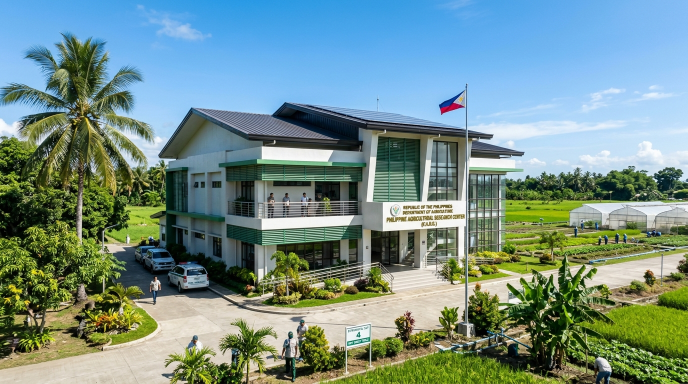
#> input picture images/amad_building.jpg, 1376 x 768 px (shown at 1/2 size)
$ python generate_qares_mbtiles.py --input ../images/amad_building.jpg
#> lines starting #> are read from the running program, lines starting #| are printed output that depends on the picture; long printed decimals are rounded
"""
DA-QARES Drone Orthomosaic MBTiles Generator
Converts raw GeoTIFF (QARES.tif) into a high-performance multi-scale MBTiles tile pyramid.
"""

import os
import sys
import math
import io
import time
import sqlite3
import argparse
from PIL import Image

Image.MAX_IMAGE_PIXELS = None

def deg2num(lat_deg, lon_deg, zoom):
    lat_rad = math.radians(lat_deg)
    n = 2.0 ** zoom
    xtile = int((lon_deg + 180.0) / 360.0 * n)
    ytile = int((1.0 - math.asinh(math.tan(lat_rad)) / math.pi) / 2.0 * n)
    return xtile, ytile

def num2deg_bounds(xtile, ytile, zoom):
    n = 2.0 ** zoom
    lon_w = xtile / n * 360.0 - 180.0
    lon_e = (xtile + 1) / n * 360.0 - 180.0
    lat_n = math.degrees(math.atan(math.sinh(math.pi * (1.0 - 2.0 * ytile / n))))
    lat_s = math.degrees(math.atan(math.sinh(math.pi * (1.0 - 2.0 * (ytile + 1) / n))))
    return lon_w, lat_s, lon_e, lat_n

def main():
    parser = argparse.ArgumentParser(description="Generate QARES MBTiles from QARES.tif")
    parser.add_argument("--input", default=r"C:\Users\LGU-SanPedro\Downloads\QARES.tif", help="Path to input GeoTIFF")
    parser.add_argument("--output", default=r"QARES v1.mbtiles", help="Output .mbtiles file path")
    parser.add_argument("--min-zoom", type=int, default=14, help="Minimum zoom level")
    parser.add_argument("--max-zoom", type=int, default=21, help="Maximum zoom level")
    args = parser.parse_args()

    input_path = os.path.abspath(args.input)
    output_path = os.path.abspath(args.output)

    if not os.path.exists(input_path):
        print(f"Error: Input file does not exist: {input_path}")
        sys.exit(1)

    print("=" * 65)
    print("DA-QARES DRONE ORTHOMOSAIC MBTILES GENERATOR")
    print(f"Input:    {input_path}")
    print(f"Output:   {output_path}")
    print(f"Zooms:    {args.min_zoom} to {args.max_zoom}")
    print("=" * 65)

    t0 = time.time()
    print("[1/4] Opening GeoTIFF and reading metadata...")
    img = Image.open(input_path)
#> img is the input picture: PIL image 1376x768 RGB; mean R, G, B 116.2, 143.3, 137.3
    W, H = img.size
#> W = 1376; H = 768
    print(f"      Dimensions: {W} x {H} pixels ({W*H/1e6:.1f} Megapixels), Mode: {img.mode}")
#|       Dimensions: 1376 x 768 pixels (1.1 Megapixels), Mode: RGB

    # Ground-truth georeferencing tiepoints extracted from GeoTIFF tags
    lon_min = 121.36688765545601
    lat_max = 13.950960439955999
    dx = 5.821160000003062e-07
    dy = 5.685430000000209e-07

    lon_max = lon_min + W * dx
#> lon_max = 121.4
    lat_min = lat_max - H * dy
#> lat_min = 13.95

    print(f"      Bounds: Lon [{lon_min:.6f}, {lon_max:.6f}], Lat [{lat_min:.6f}, {lat_max:.6f}]")
#|       Bounds: Lon [121.367, 121.368], Lat [13.951, 13.951]
    print(f"      Ground Resolution: ~{dx*108038*100:.1f} cm / pixel")

    print("[2/4] Loading image buffer into memory for sub-millisecond random crops...")
    img.load()
    print(f"      Loaded in {time.time()-t0:.2f}s")

    # Initialize SQLite MBTiles Database
    if os.path.exists(output_path):
        os.remove(output_path)

    conn = sqlite3.connect(output_path)
    cursor = conn.cursor()
    cursor.execute("PRAGMA synchronous = OFF;")
    cursor.execute("PRAGMA journal_mode = MEMORY;")
    cursor.execute("PRAGMA cache_size = -64000;")

    cursor.execute("CREATE TABLE metadata (name text, value text);")
    cursor.execute("CREATE TABLE tiles (zoom_level integer, tile_column integer, tile_row integer, tile_data blob);")
    cursor.execute("CREATE UNIQUE INDEX tile_index on tiles (zoom_level, tile_column, tile_row);")

    # Insert metadata
    metadata = [
        ('name', 'QARES Orthomosaic'),
        ('type', 'overlay'),
        ('version', '1.0.0'),
        ('description', 'High-Resolution DA-QARES Drone Orthomosaic for Interactive Campus Map'),
        ('format', 'png'),
        ('bounds', f"{lon_min:.6f},{lat_min:.6f},{lon_max:.6f},{lat_max:.6f}"),
        ('minzoom', str(args.min_zoom)),
        ('maxzoom', str(args.max_zoom))
    ]
    cursor.executemany("INSERT INTO metadata VALUES (?, ?)", metadata)
    conn.commit()

    print("[3/4] Slicing and encoding tiles across zoom levels...")
    total_saved_tiles = 0
    total_skipped_tiles = 0
    t_start_slicing = time.time()

    for z in range(args.min_zoom, args.max_zoom + 1):
        z_t0 = time.time()
        x_min, y_min = deg2num(lat_max, lon_min, z)
        x_max, y_max = deg2num(lat_min, lon_max, z)

        x_start = min(x_min, x_max)
        x_end = max(x_min, x_max)
        y_start = min(y_min, y_max)
        y_end = max(y_min, y_max)

        z_saved = 0
        z_skipped = 0
        batch = []

        for x in range(x_start, x_end + 1):
            for y in range(y_start, y_end + 1):
                lon_w, lat_s, lon_e, lat_n = num2deg_bounds(x, y, z)

                # Geographic bounds to GeoTIFF pixel coordinates
                px0 = (lon_w - lon_min) / dx
                px1 = (lon_e - lon_min) / dx
                py0 = (lat_max - lat_n) / dy
                py1 = (lat_max - lat_s) / dy

                # Intersection with image rectangle
                src_x0 = max(0.0, min(float(W), px0))
                src_x1 = max(0.0, min(float(W), px1))
                src_y0 = max(0.0, min(float(H), py0))
                src_y1 = max(0.0, min(float(H), py1))

                if src_x1 <= src_x0 or src_y1 <= src_y0:
                    z_skipped += 1
                    continue

                tile_w = px1 - px0
                tile_h = py1 - py0
                dst_x0 = int(round((src_x0 - px0) / tile_w * 256.0))
                dst_x1 = int(round((src_x1 - px0) / tile_w * 256.0))
                dst_y0 = int(round((src_y0 - py0) / tile_h * 256.0))
                dst_y1 = int(round((src_y1 - py0) / tile_h * 256.0))

                dst_w = max(1, dst_x1 - dst_x0)
                dst_h = max(1, dst_y1 - dst_y0)

                # Crop from memory buffer
                crop = img.crop((int(round(src_x0)), int(round(src_y0)), int(round(src_x1)), int(round(src_y1))))

                if dst_x0 == 0 and dst_y0 == 0 and dst_w == 256 and dst_h == 256:
                    tile_img = crop.resize((256, 256), Image.Resampling.BILINEAR)
                else:
                    resized = crop.resize((dst_w, dst_h), Image.Resampling.BILINEAR)
                    tile_img = Image.new('RGBA', (256, 256), (0, 0, 0, 0))
                    tile_img.paste(resized, (dst_x0, dst_y0))

                # Check if tile has any non-transparent pixels
                alpha_extrema = tile_img.getchannel('A').getextrema()
                if alpha_extrema[1] == 0:
                    z_skipped += 1
                    continue

                # Encode PNG tile
                buf = io.BytesIO()
                tile_img.save(buf, format='PNG', compress_level=6)
                tile_data = buf.getvalue()

                # TMS convention for MBTiles: tile_row = (1 << z) - 1 - y
                tile_col = x
                tile_row = (1 << z) - 1 - y

                batch.append((z, tile_col, tile_row, tile_data))
                z_saved += 1

                if len(batch) >= 200:
                    cursor.executemany("INSERT INTO tiles VALUES (?, ?, ?, ?)", batch)
                    conn.commit()
                    batch = []

        if batch:
            cursor.executemany("INSERT INTO tiles VALUES (?, ?, ?, ?)", batch)
            conn.commit()

        total_saved_tiles += z_saved
        total_skipped_tiles += z_skipped
        z_elapsed = time.time() - z_t0
        print(f"      Zoom {z:2d}: {z_saved:4d} tiles written, {z_skipped:4d} void tiles skipped ({z_elapsed:.2f}s)")
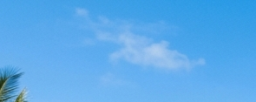
#> resized: PIL image 256x102 RGB; mean R, G, B 91.7, 170.9, 234.3
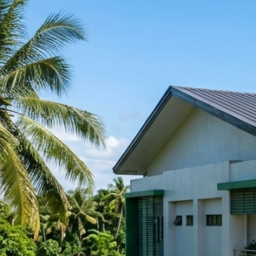
#> tile_img: PIL image 256x256 RGB; mean R, G, B 109.1, 140.4, 147.4
#> after the loop, total_saved_tiles = 18; total_skipped_tiles = 0

    print("[4/4] Finalizing MBTiles database...")
    cursor.execute("PRAGMA optimize;")
    conn.commit()
    conn.close()

    total_time = time.time() - t0
    final_size_mb = os.path.getsize(output_path) / (1024 * 1024)

    print("=" * 65)
    print(f"SUCCESS: MBTiles database generated in {total_time:.1f} seconds!")
    print(f"Total Tiles:  {total_saved_tiles:,} tiles")
    print(f"File Size:    {final_size_mb:.2f} MB")
    print(f"Saved To:     {output_path}")
    print("=" * 65)

if __name__ == "__main__":
#> (the run stopped early here; a loop or call above may not have finished)

$ run again, on images/motorpool_barracks.jpg
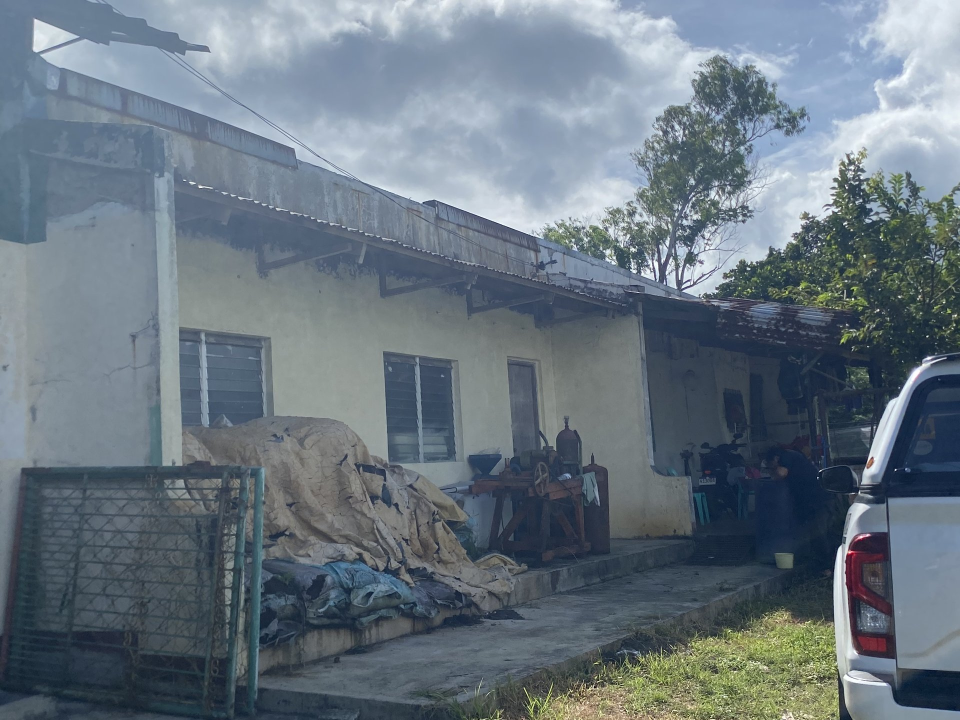
#> input picture images/motorpool_barracks.jpg, 1920 x 1440 px (shown at 1/2 size)
#> in main, img is the input picture: PIL image 1920x1440 RGB; mean R, G, B 105.1, 117.6, 128
#|       Dimensions: 1920 x 1440 pixels (2.8 Megapixels), Mode: RGB
#|       Bounds: Lon [121.367, 121.368], Lat [13.950, 13.951]
#> after the loop in main, `for z in range(args.min_zoom, args.max_zoom + 1):`:
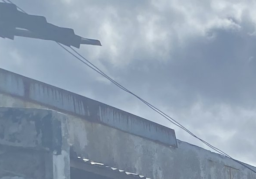
#> resized: PIL image 256x179 RGB; mean R, G, B 140.8, 156.5, 174.1
#> after the loop in main, `for z in range(args.min_zoom, args.max_zoom + 1):`:
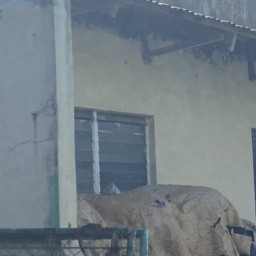
#> tile_img: PIL image 256x256 RGB; mean R, G, B 115.3, 126.3, 133.6
#> after the loop in main, `for z in range(args.min_zoom, args.max_zoom + 1):`: total_saved_tiles = 10; total_skipped_tiles = 0

$ run again, on images/rcpc_building.jpg
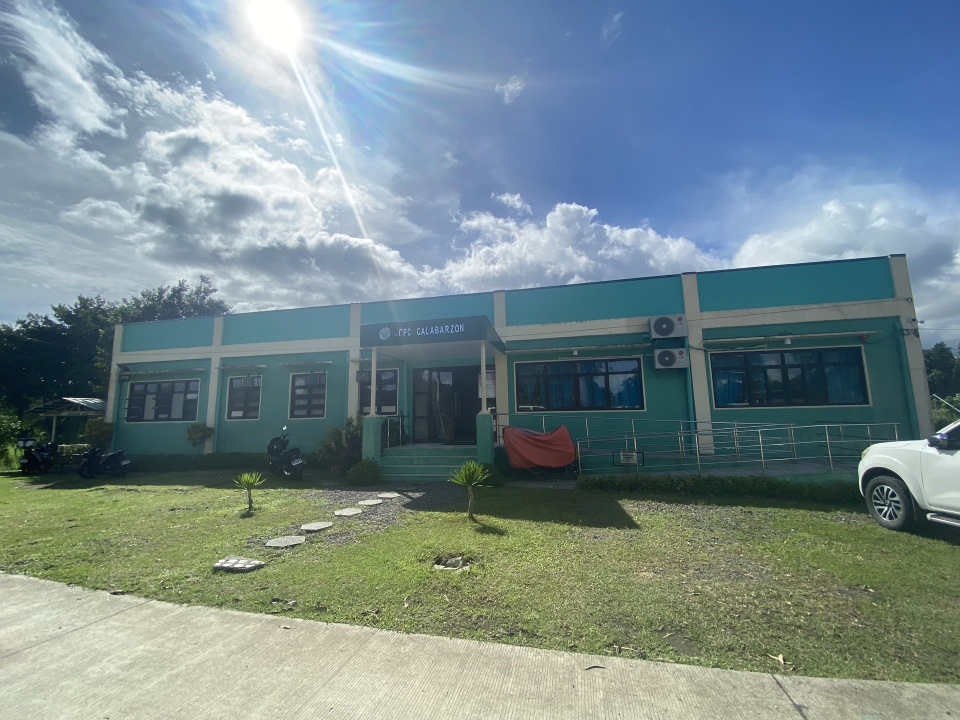
#> input picture images/rcpc_building.jpg, 1920 x 1440 px (shown at 1/2 size)
#> in main, img is the input picture: PIL image 1920x1440 RGB; mean R, G, B 119, 137.7, 140.8
#|       Dimensions: 1920 x 1440 pixels (2.8 Megapixels), Mode: RGB
#|       Bounds: Lon [121.367, 121.368], Lat [13.950, 13.951]
#> after the loop in main, `for z in range(args.min_zoom, args.max_zoom + 1):`:
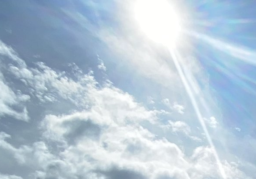
#> resized: PIL image 256x179 RGB; mean R, G, B 181.7, 200.1, 215.4
#> after the loop in main, `for z in range(args.min_zoom, args.max_zoom + 1):`:
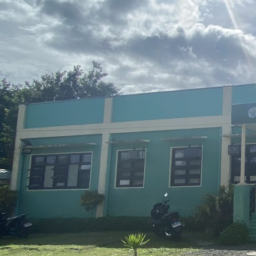
#> tile_img: PIL image 256x256 RGB; mean R, G, B 105.3, 124.3, 129.8
#> after the loop in main, `for z in range(args.min_zoom, args.max_zoom + 1):`: total_saved_tiles = 10; total_skipped_tiles = 0

$ run again, on images/rsbsa_building.jpg
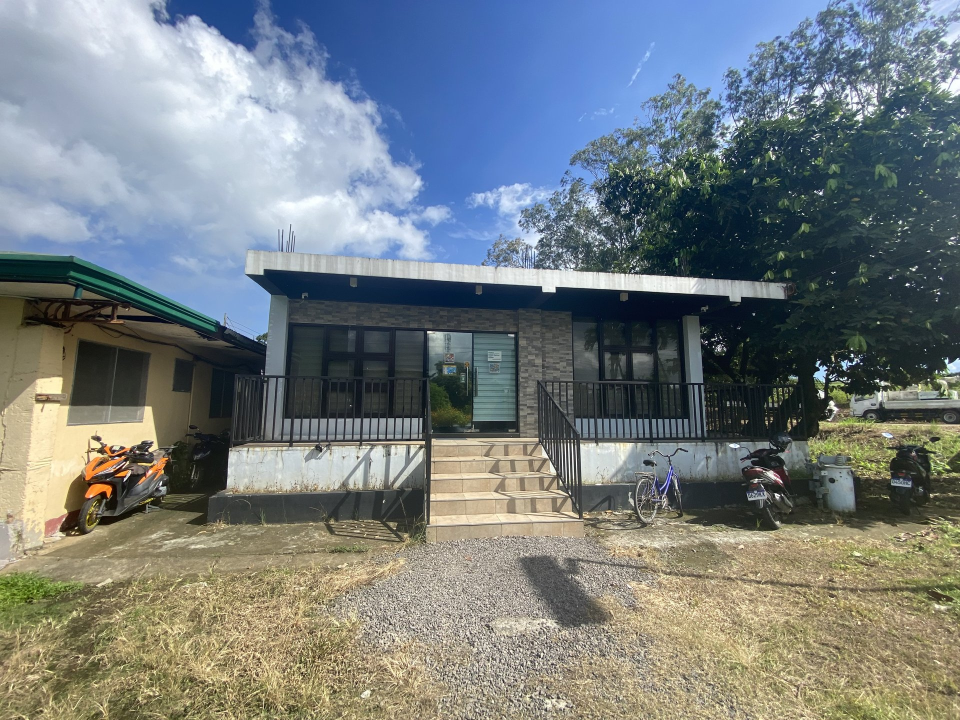
#> input picture images/rsbsa_building.jpg, 1920 x 1440 px (shown at 1/2 size)
#> in main, img is the input picture: PIL image 1920x1440 RGB; mean R, G, B 117.9, 125.4, 126.8
#|       Dimensions: 1920 x 1440 pixels (2.8 Megapixels), Mode: RGB
#|       Bounds: Lon [121.367, 121.368], Lat [13.950, 13.951]
#> after the loop in main, `for z in range(args.min_zoom, args.max_zoom + 1):`:
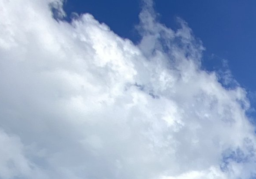
#> resized: PIL image 256x179 RGB; mean R, G, B 160.2, 178.3, 205.4
#> after the loop in main, `for z in range(args.min_zoom, args.max_zoom + 1):`:
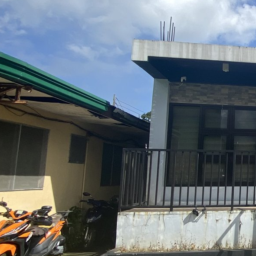
#> tile_img: PIL image 256x256 RGB; mean R, G, B 101.9, 110.9, 117.2
#> after the loop in main, `for z in range(args.min_zoom, args.max_zoom + 1):`: total_saved_tiles = 10; total_skipped_tiles = 0
